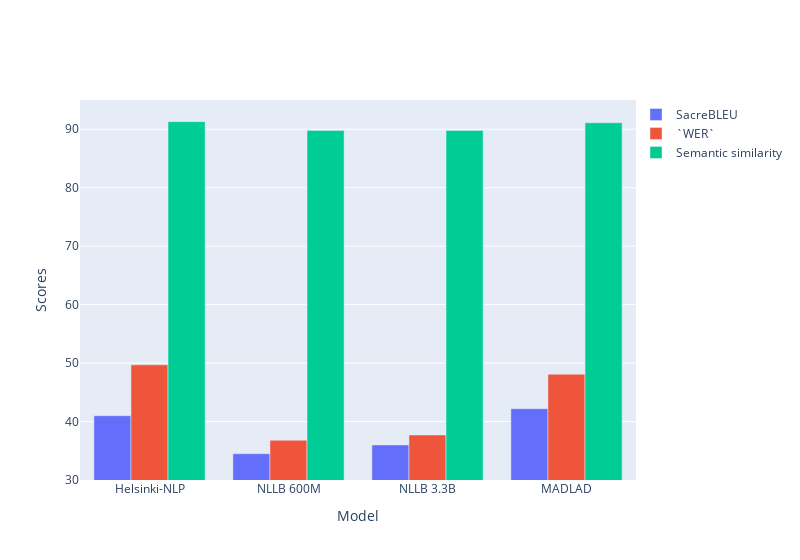

Write notebook code for a chart like this one.
### Code cell
pretrained_data = pd.DataFrame([['Helsinki-NLP', 41.0, 49.7, 91.3],
                                ['NLLB 600M', 34.5, 36.8, 89.8],
                                ['NLLB 3.3B', 36.0, 37.7, 89.8],
                                ['MADLAD', 42.2, 48.1, 91.1]],
                               columns=['Model', 'SacreBLEU', '`WER`', 'Semantic similarity'])

plot_grouped_bar_chart(pretrained_data, 30, 95)

### Figure 1 — Plotly figure (JSON) as saved in the notebook; plotly's stock layout.template omitted (floating-point values rounded to 4 significant figures)
{"data": [{"name": "SacreBLEU", "x": ["Helsinki-NLP", "NLLB 600M", "NLLB 3.3B", "MADLAD"], "y": [41.0, 34.5, 36.0, 42.2], "type": "bar"}, {"name": "`WER`", "x": ["Helsinki-NLP", "NLLB 600M", "NLLB 3.3B", "MADLAD"], "y": [49.7, 36.8, 37.7, 48.1], "type": "bar"}, {"name": "Semantic similarity", "x": ["Helsinki-NLP", "NLLB 600M", "NLLB 3.3B", "MADLAD"], "y": [91.3, 89.8, 89.8, 91.1], "type": "bar"}], "layout": {"yaxis": {"title": {"text": "Scores"}, "range": [30, 95], "tickvals": [30, 40, 50, 60, 70, 80, 90]}, "legend": {"x": 1, "y": 1}, "barmode": "group", "xaxis": {"title": {"text": "Model"}}, "width": 800}}
